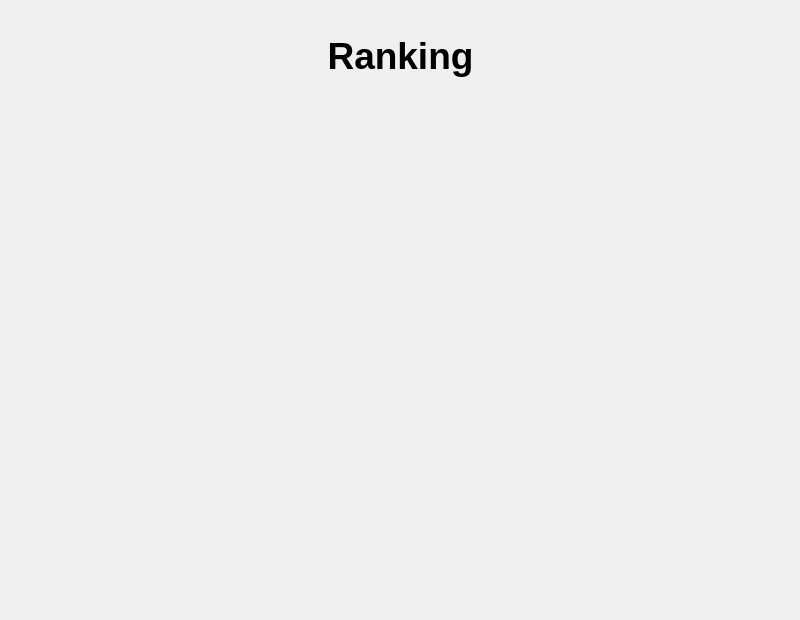
<?xml version="1.0" encoding="UTF-8"?>
<ui version="4.0">
 <class>endGameRanking</class>
 <widget class="QWidget" name="endGameRanking">
  <property name="geometry">
   <rect>
    <x>0</x>
    <y>0</y>
    <width>800</width>
    <height>620</height>
   </rect>
  </property>
  <property name="minimumSize">
   <size>
    <width>800</width>
    <height>620</height>
   </size>
  </property>
  <property name="maximumSize">
   <size>
    <width>800</width>
    <height>620</height>
   </size>
  </property>
  <property name="windowTitle">
   <string>Form</string>
  </property>
  <widget class="QLabel" name="rankingLabel">
   <property name="geometry">
    <rect>
     <x>10</x>
     <y>30</y>
     <width>781</width>
     <height>51</height>
    </rect>
   </property>
   <property name="font">
    <font>
     <pointsize>28</pointsize>
     <weight>75</weight>
     <bold>true</bold>
    </font>
   </property>
   <property name="text">
    <string>Ranking</string>
   </property>
   <property name="alignment">
    <set>Qt::AlignCenter</set>
   </property>
  </widget>
  <widget class="QWidget" name="verticalLayoutWidget">
   <property name="geometry">
    <rect>
     <x>0</x>
     <y>100</y>
     <width>801</width>
     <height>521</height>
    </rect>
   </property>
   <layout class="QVBoxLayout" name="rankingLayout"/>
  </widget>
 </widget>
 <resources/>
 <connections/>
</ui>
